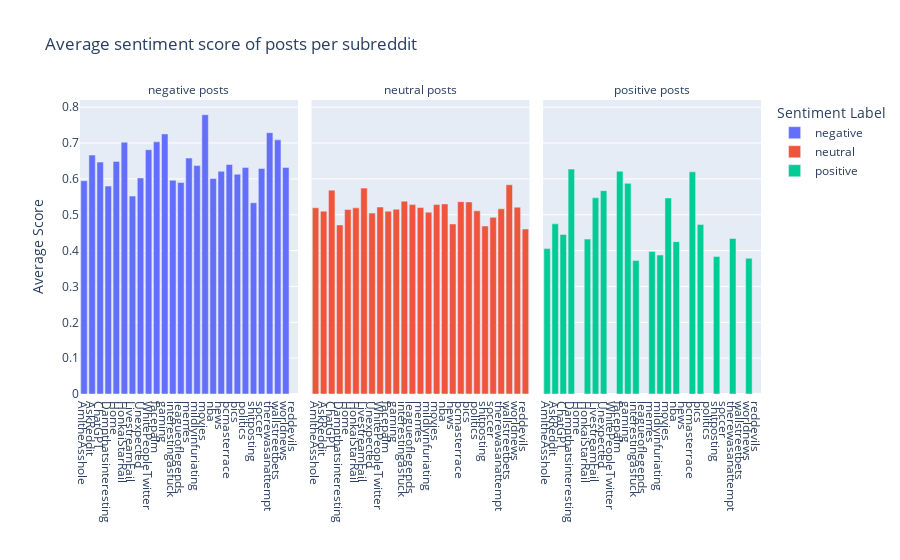

Source (notebook cell):
### Markdown cell above
## Which Subreddit is the most positive/negative?

### Code cell
# Group the posts by subreddit and aggregate the sentiment.score by its mean
subreddit_sentiment = posts_df.groupby(["subreddit", "sentiment.label"]).agg({"sentiment.score": "mean"}).reset_index()

# Plot all subreddits in a bar chart, facetted by sentiment.label
fig = px.bar(subreddit_sentiment, x="subreddit", y="sentiment.score", color="sentiment.label", facet_col="sentiment.label",
             title="Average sentiment score of posts per subreddit",
             labels={"subreddit": "", "sentiment.score": "Average Score", "sentiment.label": "Sentiment Label"})
fig.for_each_annotation(lambda a: a.update(text=a.text.split("=")[-1]+ " posts"))

fig.update_xaxes(ticktext=subreddit_sentiment["subreddit"], tickvals=subreddit_sentiment["subreddit"])

fig.show()

### Figure 1 — Plotly figure (JSON) as saved in the notebook; plotly's stock layout.template omitted (floating-point values rounded to 4 significant figures)
{"data": [{"alignmentgroup": "True", "hovertemplate": "Sentiment Label=negative<br>=%{x}<br>Average Score=%{y}<extra></extra>", "legendgroup": "negative", "marker": {"color": "#636efa", "pattern": {"shape": ""}}, "name": "negative", "offsetgroup": "negative", "orientation": "v", "showlegend": true, "textposition": "auto", "type": "bar", "x": ["AmItheAsshole", "AskReddit", "ChatGPT", "Damnthatsinteresting", "Home", "HonkaiStarRail", "LivestreamFail", "Unexpected", "WhitePeopleTwitter", "facepalm", "gaming", "interestingasfuck", "leagueoflegends", "memes", "mildlyinfuriating", "movies", "nba", "news", "pcmasterrace", "pics", "politics", "shitposting", "soccer", "therewasanattempt", "wallstreetbets", "worldnews"], "xaxis": "x", "y": [0.5948, 0.6663, 0.6468, 0.5798, 0.6488, 0.7022, 0.5519, 0.6026, 0.6813, 0.7034, 0.7255, 0.596, 0.5899, 0.6582, 0.6372, 0.7791, 0.6012, 0.6212, 0.6403, 0.6131, 0.6316, 0.5333, 0.6291, 0.729, 0.7088, 0.6319], "yaxis": "y"}, {"alignmentgroup": "True", "hovertemplate": "Sentiment Label=neutral<br>=%{x}<br>Average Score=%{y}<extra></extra>", "legendgroup": "neutral", "marker": {"color": "#EF553B", "pattern": {"shape": ""}}, "name": "neutral", "offsetgroup": "neutral", "orientation": "v", "showlegend": true, "textposition": "auto", "type": "bar", "x": ["AmItheAsshole", "AskReddit", "ChatGPT", "Damnthatsinteresting", "Home", "HonkaiStarRail", "LivestreamFail", "Unexpected", "WhitePeopleTwitter", "facepalm", "gaming", "interestingasfuck", "leagueoflegends", "memes", "mildlyinfuriating", "movies", "nba", "news", "pcmasterrace", "pics", "politics", "reddevils", "shitposting", "soccer", "therewasanattempt", "wallstreetbets", "worldnews"], "xaxis": "x2", "y": [0.5195, 0.5099, 0.5686, 0.4715, 0.5145, 0.5193, 0.5743, 0.5046, 0.5215, 0.51, 0.5154, 0.538, 0.5283, 0.5201, 0.5072, 0.5284, 0.5302, 0.4742, 0.5365, 0.5358, 0.5109, 0.4601, 0.4686, 0.4927, 0.5165, 0.5837, 0.5211], "yaxis": "y2"}, {"alignmentgroup": "True", "hovertemplate": "Sentiment Label=positive<br>=%{x}<br>Average Score=%{y}<extra></extra>", "legendgroup": "positive", "marker": {"color": "#00cc96", "pattern": {"shape": ""}}, "name": "positive", "offsetgroup": "positive", "orientation": "v", "showlegend": true, "textposition": "auto", "type": "bar", "x": ["AmItheAsshole", "AskReddit", "ChatGPT", "Damnthatsinteresting", "HonkaiStarRail", "LivestreamFail", "Unexpected", "facepalm", "gaming", "interestingasfuck", "memes", "mildlyinfuriating", "movies", "nba", "pcmasterrace", "pics", "shitposting", "therewasanattempt", "worldnews"], "xaxis": "x3", "y": [0.4055, 0.4746, 0.4451, 0.6275, 0.4321, 0.5473, 0.5672, 0.6214, 0.5875, 0.3727, 0.3978, 0.3876, 0.5468, 0.425, 0.6197, 0.4728, 0.3837, 0.4339, 0.3787], "yaxis": "y3"}], "layout": {"annotations": [{"font": {}, "showarrow": false, "text": "negative posts", "x": 0.16, "xanchor": "center", "xref": "paper", "y": 1, "yanchor": "bottom", "yref": "paper"}, {"font": {}, "showarrow": false, "text": "neutral posts", "x": 0.5, "xanchor": "center", "xref": "paper", "y": 1, "yanchor": "bottom", "yref": "paper"}, {"font": {}, "showarrow": false, "text": "positive posts", "x": 0.84, "xanchor": "center", "xref": "paper", "y": 1, "yanchor": "bottom", "yref": "paper"}], "barmode": "relative", "legend": {"title": {"text": "Sentiment Label"}, "tracegroupgap": 0}, "title": {"text": "Average sentiment score of posts per subreddit"}, "xaxis": {"anchor": "y", "domain": [0, 0.32], "ticktext": ["AmItheAsshole", "AmItheAsshole", "AmItheAsshole", "AskReddit", "AskReddit", "AskReddit", "ChatGPT", "ChatGPT", "ChatGPT", "Damnthatsinteresting", "Damnthatsinteresting", "Damnthatsinteresting", "Home", "Home", "HonkaiStarRail", "HonkaiStarRail", "HonkaiStarRail", "LivestreamFail", "LivestreamFail", "LivestreamFail", "Unexpected", "Unexpected", "Unexpected", "WhitePeopleTwitter", "WhitePeopleTwitter", "facepalm", "facepalm", "facepalm", "gaming", "gaming", "gaming", "interestingasfuck", "interestingasfuck", "interestingasfuck", "leagueoflegends", "leagueoflegends", "memes", "memes", "memes", "mildlyinfuriating", "mildlyinfuriating", "mildlyinfuriating", "movies", "movies", "movies", "nba", "nba", "nba", "news", "news", "pcmasterrace", "pcmasterrace", "pcmasterrace", "pics", "pics", "pics", "politics", "politics", "reddevils", "shitposting", "shitposting", "shitposting", "soccer", "soccer", "therewasanattempt", "therewasanattempt", "therewasanattempt", "wallstreetbets", "wallstreetbets", "worldnews", "worldnews", "worldnews"], "tickvals": ["AmItheAsshole", "AmItheAsshole", "AmItheAsshole", "AskReddit", "AskReddit", "AskReddit", "ChatGPT", "ChatGPT", "ChatGPT", "Damnthatsinteresting", "Damnthatsinteresting", "Damnthatsinteresting", "Home", "Home", "HonkaiStarRail", "HonkaiStarRail", "HonkaiStarRail", "LivestreamFail", "LivestreamFail", "LivestreamFail", "Unexpected", "Unexpected", "Unexpected", "WhitePeopleTwitter", "WhitePeopleTwitter", "facepalm", "facepalm", "facepalm", "gaming", "gaming", "gaming", "interestingasfuck", "interestingasfuck", "interestingasfuck", "leagueoflegends", "leagueoflegends", "memes", "memes", "memes", "mildlyinfuriating", "mildlyinfuriating", "mildlyinfuriating", "movies", "movies", "movies", "nba", "nba", "nba", "news", "news", "pcmasterrace", "pcmasterrace", "pcmasterrace", "pics", "pics", "pics", "politics", "politics", "reddevils", "shitposting", "shitposting", "shitposting", "soccer", "soccer", "therewasanattempt", "therewasanattempt", "therewasanattempt", "wallstreetbets", "wallstreetbets", "worldnews", "worldnews", "worldnews"], "title": {"text": ""}}, "xaxis2": {"anchor": "y2", "domain": [0.34, 0.66], "matches": "x", "ticktext": ["AmItheAsshole", "AmItheAsshole", "AmItheAsshole", "AskReddit", "AskReddit", "AskReddit", "ChatGPT", "ChatGPT", "ChatGPT", "Damnthatsinteresting", "Damnthatsinteresting", "Damnthatsinteresting", "Home", "Home", "HonkaiStarRail", "HonkaiStarRail", "HonkaiStarRail", "LivestreamFail", "LivestreamFail", "LivestreamFail", "Unexpected", "Unexpected", "Unexpected", "WhitePeopleTwitter", "WhitePeopleTwitter", "facepalm", "facepalm", "facepalm", "gaming", "gaming", "gaming", "interestingasfuck", "interestingasfuck", "interestingasfuck", "leagueoflegends", "leagueoflegends", "memes", "memes", "memes", "mildlyinfuriating", "mildlyinfuriating", "mildlyinfuriating", "movies", "movies", "movies", "nba", "nba", "nba", "news", "news", "pcmasterrace", "pcmasterrace", "pcmasterrace", "pics", "pics", "pics", "politics", "politics", "reddevils", "shitposting", "shitposting", "shitposting", "soccer", "soccer", "therewasanattempt", "therewasanattempt", "therewasanattempt", "wallstreetbets", "wallstreetbets", "worldnews", "worldnews", "worldnews"], "tickvals": ["AmItheAsshole", "AmItheAsshole", "AmItheAsshole", "AskReddit", "AskReddit", "AskReddit", "ChatGPT", "ChatGPT", "ChatGPT", "Damnthatsinteresting", "Damnthatsinteresting", "Damnthatsinteresting", "Home", "Home", "HonkaiStarRail", "HonkaiStarRail", "HonkaiStarRail", "LivestreamFail", "LivestreamFail", "LivestreamFail", "Unexpected", "Unexpected", "Unexpected", "WhitePeopleTwitter", "WhitePeopleTwitter", "facepalm", "facepalm", "facepalm", "gaming", "gaming", "gaming", "interestingasfuck", "interestingasfuck", "interestingasfuck", "leagueoflegends", "leagueoflegends", "memes", "memes", "memes", "mildlyinfuriating", "mildlyinfuriating", "mildlyinfuriating", "movies", "movies", "movies", "nba", "nba", "nba", "news", "news", "pcmasterrace", "pcmasterrace", "pcmasterrace", "pics", "pics", "pics", "politics", "politics", "reddevils", "shitposting", "shitposting", "shitposting", "soccer", "soccer", "therewasanattempt", "therewasanattempt", "therewasanattempt", "wallstreetbets", "wallstreetbets", "worldnews", "worldnews", "worldnews"], "title": {"text": ""}}, "xaxis3": {"anchor": "y3", "domain": [0.68, 1.0], "matches": "x", "ticktext": ["AmItheAsshole", "AmItheAsshole", "AmItheAsshole", "AskReddit", "AskReddit", "AskReddit", "ChatGPT", "ChatGPT", "ChatGPT", "Damnthatsinteresting", "Damnthatsinteresting", "Damnthatsinteresting", "Home", "Home", "HonkaiStarRail", "HonkaiStarRail", "HonkaiStarRail", "LivestreamFail", "LivestreamFail", "LivestreamFail", "Unexpected", "Unexpected", "Unexpected", "WhitePeopleTwitter", "WhitePeopleTwitter", "facepalm", "facepalm", "facepalm", "gaming", "gaming", "gaming", "interestingasfuck", "interestingasfuck", "interestingasfuck", "leagueoflegends", "leagueoflegends", "memes", "memes", "memes", "mildlyinfuriating", "mildlyinfuriating", "mildlyinfuriating", "movies", "movies", "movies", "nba", "nba", "nba", "news", "news", "pcmasterrace", "pcmasterrace", "pcmasterrace", "pics", "pics", "pics", "politics", "politics", "reddevils", "shitposting", "shitposting", "shitposting", "soccer", "soccer", "therewasanattempt", "therewasanattempt", "therewasanattempt", "wallstreetbets", "wallstreetbets", "worldnews", "worldnews", "worldnews"], "tickvals": ["AmItheAsshole", "AmItheAsshole", "AmItheAsshole", "AskReddit", "AskReddit", "AskReddit", "ChatGPT", "ChatGPT", "ChatGPT", "Damnthatsinteresting", "Damnthatsinteresting", "Damnthatsinteresting", "Home", "Home", "HonkaiStarRail", "HonkaiStarRail", "HonkaiStarRail", "LivestreamFail", "LivestreamFail", "LivestreamFail", "Unexpected", "Unexpected", "Unexpected", "WhitePeopleTwitter", "WhitePeopleTwitter", "facepalm", "facepalm", "facepalm", "gaming", "gaming", "gaming", "interestingasfuck", "interestingasfuck", "interestingasfuck", "leagueoflegends", "leagueoflegends", "memes", "memes", "memes", "mildlyinfuriating", "mildlyinfuriating", "mildlyinfuriating", "movies", "movies", "movies", "nba", "nba", "nba", "news", "news", "pcmasterrace", "pcmasterrace", "pcmasterrace", "pics", "pics", "pics", "politics", "politics", "reddevils", "shitposting", "shitposting", "shitposting", "soccer", "soccer", "therewasanattempt", "therewasanattempt", "therewasanattempt", "wallstreetbets", "wallstreetbets", "worldnews", "worldnews", "worldnews"], "title": {"text": ""}}, "yaxis": {"anchor": "x", "domain": [0, 1], "title": {"text": "Average Score"}}, "yaxis2": {"anchor": "x2", "domain": [0, 1], "matches": "y", "showticklabels": false}, "yaxis3": {"anchor": "x3", "domain": [0, 1], "matches": "y", "showticklabels": false}}}
